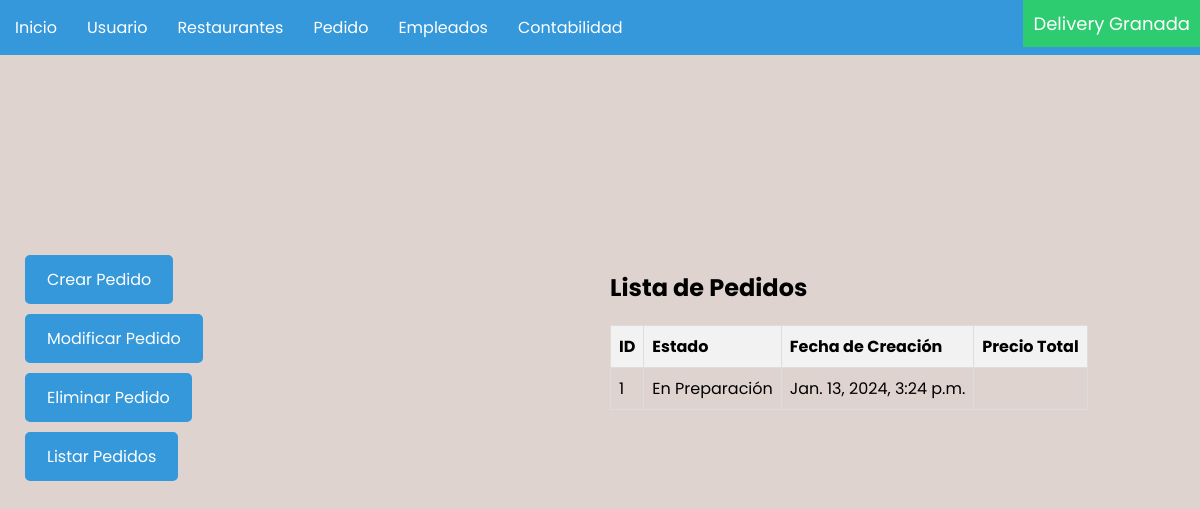
Page /pedidos/ on the earlier database version.
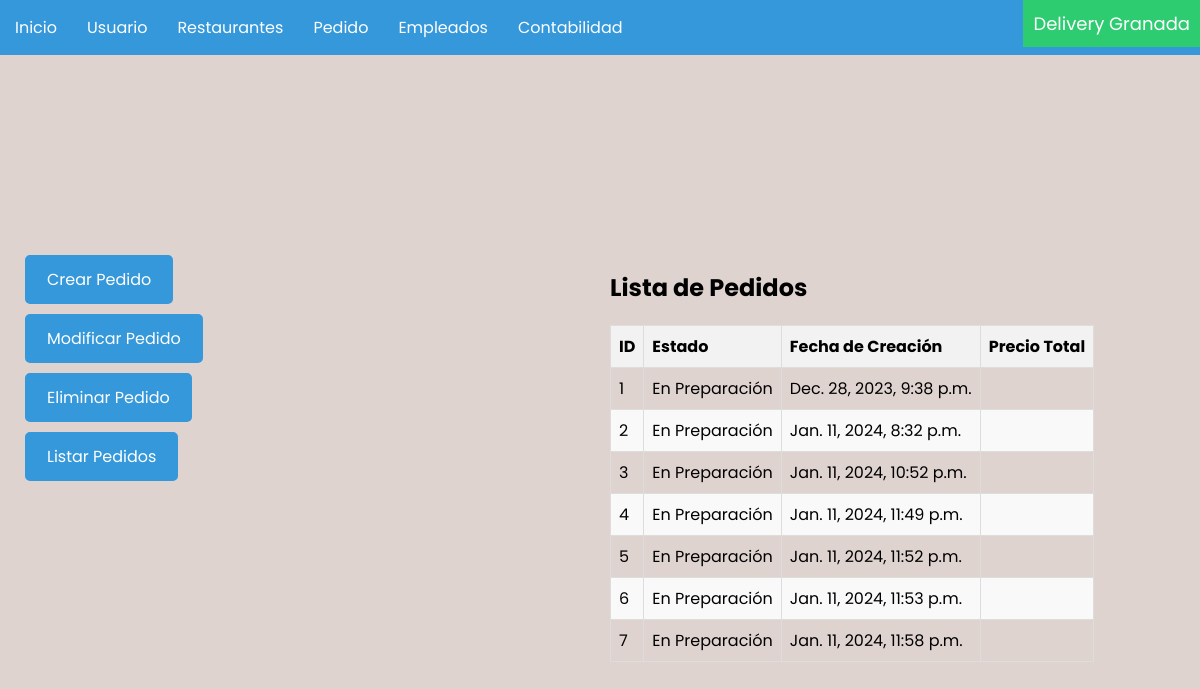
Same page on the later database version.
### delivery/models.py (models this page shows, shortened)
class Pedido(models.Model):
    ESTADO_CHOICES = (
        ('En Preparación', 'En preparación'),
        ('envio', 'En envío'),
        ('entregado', 'Entregado'),
    )
    estado = models.CharField(max_length=40, choices=ESTADO_CHOICES, default='En Preparación')
    fecha_creacion = models.DateTimeField(default=timezone.now)
    precio_total = models.DecimalField(max_digits=10, decimal_places=2, default=0.0)
    restaurante = models.ForeignKey(Restaurante, on_delete=models.CASCADE, default=1)
    productos = models.ManyToManyField('Producto', through='DetallePedido', limit_choices_to={'menu__restaurante': Restaurante})
    repartidor = models.ForeignKey(Employee, on_delete=models.SET_NULL, null=True, blank=True)
    usuario = models.ForeignKey(Usuario, on_delete=models.SET_NULL, null=True, blank=True)

### delivery/views.py (the view)
# urls.py: path('pedidos/', views.pedidos, name='pedidos'),
def pedidos(request):
    pedidos = Pedido.objects.all()
    return render(request, 'pedidos/pedidos.html',{'pedidos': pedidos})

### delivery/templates/pedidos/pedidos.html (shortened to what this page needs)
{% load static %}
<!DOCTYPE html>
<html lang="es">
<head>
    <link rel="stylesheet" type="text/css" href="{% static 'css/body.css' %}">
    <link rel="stylesheet" type="text/css" href="{% static 'css/navbar.css' %}">
    <link rel="stylesheet" type="text/css" href="{% static 'css/barra_izquierda.css' %}">
    <link rel="stylesheet" type="text/css" href="{% static 'css/listar_tabla.css' %}">
</head>
<body>
    <nav class="nav">
        <ul class="list">
            <li class="list_item list_item--click">
                <div class="list_button">
                    <a href="{% url 'home' %}" class="nav_link">Inicio</a>
                </div>
            </li>
            <li class="list_item list_item--click">
                <div class="list_button">
                    <a href="{% url 'usuarios' %}" class="nav_link">Usuario</a>
                </div>
            </li>
            <li class="list_item list_item--click">
                <div class="list_button">
                    <a href="{% url 'restaurantes' %}" class="nav_link">Restaurantes</a>
                </div>
            </li>
            <li class="list_item list_item--click">
                <div class="list_button">
                    <a href="{% url 'pedidos' %}" class="nav_link">Pedido</a>
            </div>
            <li class="list_item list_item--click">
                <div class="list_button">
                    <a href="{% url 'empleados' %}" class="nav_link">Empleados</a>
            </div>
            <li class="list_item list_item--click">
                <div class="list_button">
                    <a href="{% url 'contabilidad' %}" class="nav_link">Contabilidad</a>
            </div>
            <li class="list_item list_item--app-name">
                <div class="list_button list_button--app-name">
                    <p class="app_name">Delivery Granada</p>
                </div>
            </li>
        </ul>
    </nav>
    <div class="content">
        <div class="input">
            <a href="{% url 'crear_pedidos' %}" class="additional-button">Crear Pedido</a>
            <a href="{% url 'modificar_pedidos' %}" class="additional-button">Modificar Pedido</a>
            <a href="{% url 'eliminar_pedidos' %}" class="additional-button">Eliminar Pedido</a>
            <a href="{% url 'pedidos' %}" class="additional-button">Listar Pedidos</a>
        </div>
        <div>
            <h2>Lista de Pedidos</h2>
            <table class="table">
                <thead>
                    <th>ID</th>
                    <th>Estado</th>
                    <th>Fecha de Creación</th>
                    <th>Precio Total</th>
                </thead>
                <tbody>
                    {% for pedido in pedidos %}
                    <tr>
                        <td>{{ pedido.id }}</td>
                        <td>{{ pedido.estado }}</td>
                        <td>{{ pedido.fecha_creacion }}</td>
                        <td>{{ restaurante.precio_total }}</td>
                    </tr>
                    {% endfor %}
                </tbody>
            </table>
        </div>
</body>
</html>

### delivery/static/css/body.css (style rules this page uses)
.content { margin-top: 175px; padding: 20px; display: flex; }
.input { width: 50%; padding-right: 10px; }
.additional-button { margin-bottom: 10px; }
html, body { height: 100%; overflow: hidden; }

### delivery/static/css/navbar.css (style rules this page uses)
body { background-color: rgb(222, 211, 207); font-family: 'Poppins', sans-serif; margin: 0; }
.nav { background-color: #3498db; }
.list { display: flex; justify-content: space-between; margin: 0; padding: 0; list-style: none; }
.list_item { margin: 0; padding: 0; }
.list_button { padding: 15px; }
.nav_link { text-decoration: none; color: #fff; }
.list_item--app-name { margin-left: auto; }
.list_button--app-name { padding: 10px; background-color: #2ecc71; }
.app_name { margin: 0; font-size: 18px; color: #fff; }

### delivery/static/css/barra_izquierda.css (style rules this page uses)
.input { display: flex; flex-direction: column; align-items: flex-start; }
.additional-button { margin: 5px; padding: 10px 20px; font-size: 16px; text-decoration: none; color: #fff; background-color: #3498db; border: 2px solid #3498db; border-radius: 5px; cursor: pointer; transition: background-color 0.3s ease; }

### delivery/static/css/listar_tabla.css (style rules this page uses)
.table { width: 100%; border-collapse: collapse; margin-top: 20px; }
.table th, .table td { border: 1px solid #ddd; padding: 8px; text-align: left; }
.table th { background-color: #f2f2f2; }
.table tr:nth-child(even) { background-color: #f9f9f9; }

Differences in the rows shown:
changed Pedido id 1: fecha_creacion "Jan. 13, 2024, 3:24 p.m." → "Dec. 28, 2023, 9:38 p.m."
added Pedido: id "2", estado "En Preparación", fecha_creacion "Jan. 11, 2024, 8:32 p.m."
added Pedido: id "3", estado "En Preparación", fecha_creacion "Jan. 11, 2024, 10:52 p.m."
added Pedido: id "4", estado "En Preparación", fecha_creacion "Jan. 11, 2024, 11:49 p.m."
added Pedido: id "5", estado "En Preparación", fecha_creacion "Jan. 11, 2024, 11:52 p.m."
added Pedido: id "6", estado "En Preparación", fecha_creacion "Jan. 11, 2024, 11:53 p.m."
added Pedido: id "7", estado "En Preparación", fecha_creacion "Jan. 11, 2024, 11:58 p.m."
